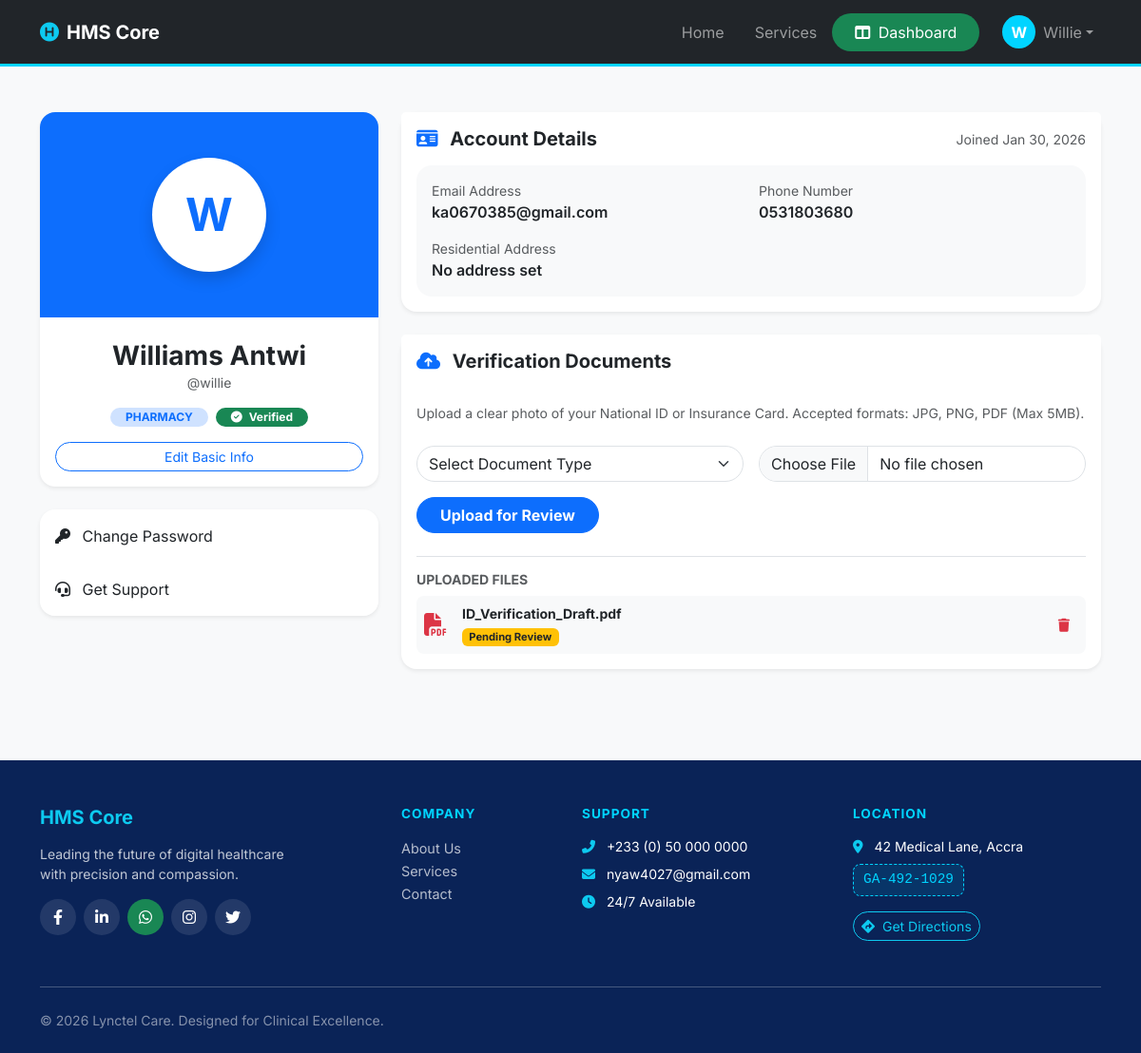
The app's page /profile/ (signed in) with its own data.
### accounts/models.py (models this page shows, shortened)
class User(AbstractUser):
    ROLE_CHOICES = (
        ('doctor', 'Doctor'),
        ('patient', 'Patient'),
        ('cashier', 'Cashier'),
        ('manager', 'Manager'),
        ('staff', 'Staff'),
        ('pharmacist', 'Pharmacist'), # Added this so your dashboard logic makes sense
        ('lab_tech', 'Lab Technician'),
    )
    role = models.CharField(max_length=20, choices=ROLE_CHOICES, default='patient')
    phone_number = models.CharField(max_length=15, blank=True, null=True)
    address = models.TextField(blank=True, null=True)
    date_of_birth = models.DateField(blank=True, null=True)
    profile_picture = models.ImageField(upload_to='profile_pics/', blank=True, null=True)
    created_at = models.DateTimeField(auto_now_add=True)
    updated_at = models.DateTimeField(auto_now=True)
    class Meta:
        ordering = ['-created_at']

### manager/models.py (models this page shows, shortened)
class HospitalSetting(models.Model):
    hospital_name = models.CharField(max_length=200, default="HMS Core International")
    support_email = models.EmailField(default="admin@hms-core.com")
    maintenance_mode = models.BooleanField(default=False)
    night_mode = models.BooleanField(default=False)
    email_notifications_enabled = models.BooleanField(default=True) # New Field
    @classmethod
    def load(cls):
        obj, created = cls.objects.get_or_create(pk=1)
        return obj

### accounts/views.py (the view)
# urls.py: path('profile/', views.profile, name='profile'),
@login_required
def profile(request):
    return render(request, 'accounts/profile.html')

### manager/context_processors.py (called while the page is built)
def hospital_settings(request):
    return {
        'hospital_settings': HospitalSetting.load()
    }

### templates/accounts/profile.html (shortened to what this page needs)
{% extends 'shared/base.html' %}
{% load static %}
{% block content %}
<div class="container py-5">
    <div class="row g-4">
        <div class="col-lg-4">
            <div class="card border-0 shadow-sm rounded-4 overflow-hidden">
                <div class="bg-primary py-5 text-center">
                    {% if user.profile_picture %}
                        <img src="{{ user.profile_picture.url }}" alt="Profile" class="rounded-circle border border-4 border-white shadow" style="width: 120px; height: 120px; object-fit: cover;">
                    {% else %}
                        <div class="bg-white text-primary rounded-circle mx-auto d-flex align-items-center justify-content-center shadow" style="width: 120px; height: 120px; font-size: 3rem; font-weight: bold;">
                            {{ user.username|first|upper }}
                        </div>
                    {% endif %}
                </div>
                <div class="card-body text-center pt-4">
                    <h3 class="fw-bold mb-0">{{ user.get_full_name|default:user.username }}</h3>
                    <p class="text-muted small">@{{ user.username }}</p>
                    <div class="d-flex justify-content-center gap-2 mb-3">
                        <span class="badge bg-primary-subtle text-primary px-3 rounded-pill text-uppercase">{{ user.role }}</span>
                        {% if user.profile.is_verified %}
                            <span class="badge bg-success px-3 rounded-pill"><i class="fas fa-check-circle me-1"></i> Verified</span>
                        {% endif %}
                    </div>
                    <button class="btn btn-outline-primary btn-sm w-100 rounded-pill">Edit Basic Info</button>
                </div>
            </div>
            <div class="list-group shadow-sm mt-4 rounded-4 border-0">
                <a href="#" class="list-group-item list-group-item-action border-0 py-3"><i class="fas fa-key me-2"></i> Change Password</a>
                <a href="{% url 'contact' %}" class="list-group-item list-group-item-action border-0 py-3"><i class="fas fa-headset me-2"></i> Get Support</a>
            </div>
        </div>
        <div class="col-lg-8">
            <div class="card border-0 shadow-sm rounded-4 mb-4">
                <div class="card-header bg-white border-0 py-3 d-flex justify-content-between align-items-center">
                    <h5 class="fw-bold mb-0"><i class="fas fa-id-card text-primary me-2"></i> Account Details</h5>
                    <span class="text-muted small">Joined {{ user.date_joined|date:"M d, Y" }}</span>
                </div>
                <div class="card-body bg-light mx-3 mb-3 rounded-4">
                    <div class="row g-3">
                        <div class="col-md-6">
                            <label class="text-muted small d-block">Email Address</label>
                            <span class="fw-semibold">{{ user.email }}</span>
                        </div>
                        <div class="col-md-6">
                            <label class="text-muted small d-block">Phone Number</label>
                            <span class="fw-semibold">{{ user.phone_number|default:"Not Linked" }}</span>
                        </div>
                        <div class="col-12">
                            <label class="text-muted small d-block">Residential Address</label>
                            <span class="fw-semibold">{{ user.address|default:"No address set" }}</span>
                        </div>
                    </div>
                </div>
            </div>
            <div class="card border-0 shadow-sm rounded-4">
                <div class="card-header bg-white border-0 py-3">
                    <h5 class="fw-bold mb-0"><i class="fas fa-cloud-upload-alt text-primary me-2"></i> Verification Documents</h5>
                </div>
                <div class="card-body">
                    <p class="text-muted small mb-4">Upload a clear photo of your National ID or Insurance Card. Accepted formats: JPG, PNG, PDF (Max 5MB).</p>
                    <form method="post" enctype="multipart/form-data" class="row g-3">
                        <div class="col-md-6">
                            <select class="form-select rounded-pill" name="doc_type" required>
                                <option value="" selected disabled>Select Document Type</option>
                            </select>
                        </div>
                        <div class="col-md-6">
                            <input type="file" class="form-control rounded-pill" name="doc_file" required>
                        </div>
                        <div class="col-12 mt-3">
                            <button type="submit" class="btn btn-primary px-4 rounded-pill fw-bold">
                                Upload for Review
                            </button>
                        </div>
                    </form>
                    <div class="mt-4 pt-3 border-top">
                        <h6 class="fw-bold small text-uppercase text-muted">Uploaded Files</h6>
                        <div class="d-flex align-items-center p-2 mt-2 bg-light rounded-3">
                            <i class="fas fa-file-pdf text-danger fs-4 me-3"></i>
                            <div class="flex-grow-1">
                                <span class="d-block small fw-bold">ID_Verification_Draft.pdf</span>
                                <span class="badge bg-warning text-dark" style="font-size: 0.7rem;">Pending Review</span>
                            </div>
                            <button class="btn btn-sm text-danger"><i class="fas fa-trash"></i></button>
                        </div>
                    </div>
                </div>
            </div>
        </div>
    </div>
</div>
{% endblock %}

### templates/shared/base.html (shortened to what this page needs)
<!DOCTYPE html>
<html lang="en" data-theme="{{ hospital_settings.night_mode|yesno:'dark,light' }}">
<head>
    {% load static %}
    <link href="https://cdn.jsdelivr.net/npm/bootstrap@5.3.0/dist/css/bootstrap.min.css" rel="stylesheet">
    <link rel="stylesheet" href="https://cdnjs.cloudflare.com/ajax/libs/font-awesome/6.4.0/css/all.min.css">
</head>
<body>
    <nav class="navbar navbar-expand-lg navbar-dark bg-dark sticky-top">
        <div class="container">
            <a class="navbar-brand fw-bold" href="{% url 'home' %}">
                <i class="fas fa-hospital-symbol text-info me-2"></i>HMS Core
            </a>
            <div class="collapse navbar-collapse" id="navbarNav">
                <ul class="navbar-nav ms-auto align-items-center">
                    <li class="nav-item"><a class="nav-link px-3" href="{% url 'home' %}">Home</a></li>
                    <li class="nav-item"><a class="nav-link px-3" href="{% url 'services' %}">Services</a></li>
                    {% if user.is_authenticated %}
                        <li class="nav-item">
                            <a class="nav-link btn btn-dashboard px-4 rounded-pill me-lg-3 text-white" href="{% url 'dashboard' %}">
                                <i class="fas fa-columns me-1"></i> Dashboard
                            </a>
                        </li>
                        <li class="nav-item dropdown">
                            <a class="nav-link dropdown-toggle d-flex align-items-center" href="#" id="navbarDropdown" role="button" data-bs-toggle="dropdown">
                                <div class="user-avatar me-2">
                                    {{ user.username|slice:":1"|upper }}
                                </div>
                                <span class="d-none d-lg-inline">{{ user.username|capfirst }}</span>
                            </a>
                        </li>
                    {% else %}
                        <li class="nav-item"><a class="nav-link px-3" href="{% url 'login' %}">Login</a></li>
                        <li class="nav-item">
                            <a class="nav-link btn btn-login-nav px-4 rounded-pill text-white ms-lg-2" href="{% url 'register' %}">Register</a>
                        </li>
                    {% endif %}
                </ul>
            </div>
        </div>
    </nav>
    <main>
        {% block content %}{% endblock %}
    </main>
    <footer class="custom-footer pt-5 pb-4 mt-5">
        <div class="container">
            <div class="row g-4">
                <div class="col-lg-3 col-md-6">
                    <h5 class="fw-bold mb-3 text-info">HMS Core</h5>
                    <p class="small opacity-75">Leading the future of digital healthcare with precision and compassion.</p>
                    <div class="d-flex gap-2 mt-3">
                        <a href="#" class="social-circle"><i class="fab fa-facebook-f"></i></a>
                        <a href="#" class="social-circle"><i class="fab fa-linkedin-in"></i></a>
                        <a href="https://wa.me/233500000000" class="social-circle bg-success"><i class="fab fa-whatsapp"></i></a>
                        <a href="#" class="social-circle"><i class="fab fa-instagram"></i></a>
                        <a href="#" class="social-circle"><i class="fab fa-twitter"></i></a>
                    </div>
                </div>
                <div class="col-lg-2 col-md-6 offset-lg-1">
                    <h6 class="footer-heading mb-3">Company</h6>
                    <ul class="list-unstyled">
                        <li><a href="{% url 'about' %}" class="footer-link">About Us</a></li>
                        <li><a href="{% url 'services' %}" class="footer-link">Services</a></li>
                        <li><a href="{% url 'contact' %}" class="footer-link">Contact</a></li>
                    </ul>
                </div>
                <div class="col-lg-3 col-md-6">
                    <h6 class="footer-heading mb-3">Support</h6>
                    <p class="small mb-2"><i class="fas fa-phone-alt me-2 text-info"></i> +233 (0) 50 000 0000</p>
                    <p class="small mb-2"><i class="fas fa-envelope me-2 text-info"></i> {{ hospital_settings.support_email }}</p>
                    <p class="small"><i class="fas fa-clock me-2 text-info"></i> 24/7 Available</p>
                </div>
                <div class="col-lg-3 col-md-6">
                    <h6 class="footer-heading mb-3">Location</h6>
                    <p class="small mb-2"><i class="fas fa-map-marker-alt me-2 text-info"></i> 42 Medical Lane, Accra</p>
                    <div class="gps-badge d-inline-block mb-3">GA-492-1029</div>
                    <br>
                    <a href="https://maps.google.com" target="_blank" class="btn btn-sm btn-outline-info rounded-pill">
                        <i class="fas fa-directions me-1"></i> Get Directions
                    </a>
                </div>
            </div>
            <hr class="mt-5 mb-4 border-light opacity-10">
            <div class="row align-items-center">
                <div class="col-md-6 text-center text-md-start">
                    <p class="small opacity-50 mb-0">© 2026 {{ hospital_settings.hospital_name }}. Designed for Clinical Excellence.</p>
                </div>
            </div>
        </div>
    </footer>
</body>
</html>

### templates/shared/base.html (style rules this page uses)
:root { --medical-blue: #0a2357; --medical-info: #00d4ff; --medical-green: #198754; --bg-light: #f8f9fa; }
body { display: flex; flex-direction: column; min-height: 100vh; font-family: 'Inter', sans-serif; background-color: var(--bg-light); transition: background 0.3s ease; }
main { flex: 1; }
.navbar { border-bottom: 3px solid var(--medical-info); }
.btn-dashboard { background-color: var(--medical-green) !important; color: white !important; border: none; transition: 0.3s; }
.user-avatar { width: 35px; height: 35px; background: var(--medical-info); color: white; border-radius: 50%; display: flex; align-items: center; justify-content: center; font-weight: bold; }
.custom-footer { background-color: var(--medical-blue); color: #ffffff; }
.footer-link { color: rgba(255,255,255,0.7); text-decoration: none; transition: 0.3s; font-size: 0.9rem; }
.social-circle { width: 38px; height: 38px; background: rgba(255,255,255,0.1); display: inline-flex; align-items: center; justify-content: center; border-radius: 50%; color: white; text-decoration: none; transition: 0.3s; }
.footer-heading { color: var(--medical-info); font-weight: 700; text-transform: uppercase; font-size: 0.85rem; letter-spacing: 1px; }
.gps-badge { background: rgba(0, 212, 255, 0.1); border: 1px dashed var(--medical-info); color: var(--medical-info); padding: 5px 10px; border-radius: 8px; font-family: monospace; font-size: 0.9rem; }

### records on screen
User: username "W", username "Willie", username|first "W", get_full_name "Williams Antwi", username "willie", role "PHARMACY", date_joined "Jan 30, 2026", email "ka0670385@gmail.com", phone_number "0531803680", address "No address set"
HospitalSetting: support_email "nyaw4027@gmail.com", hospital_name "Lynctel Care"
